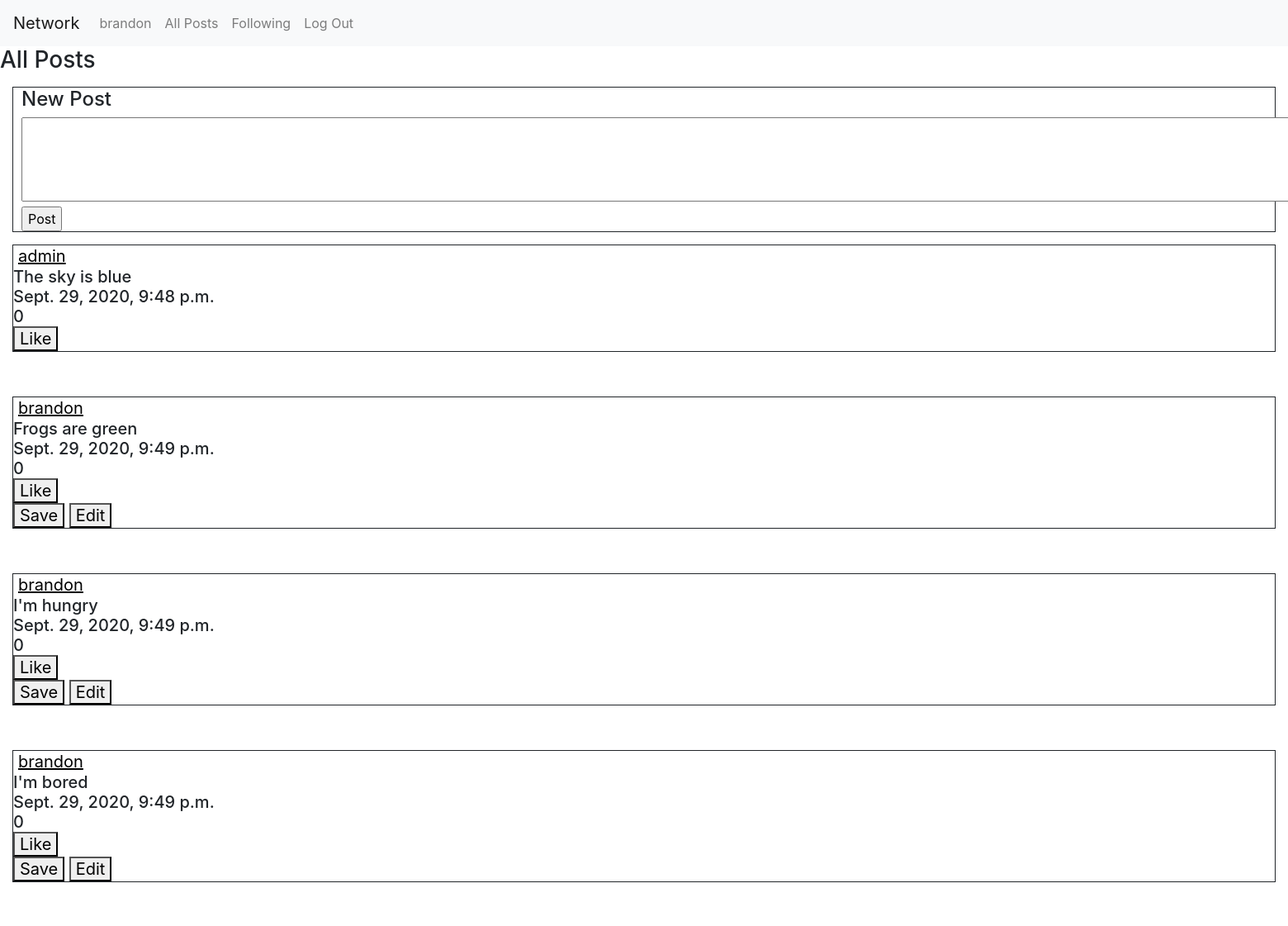
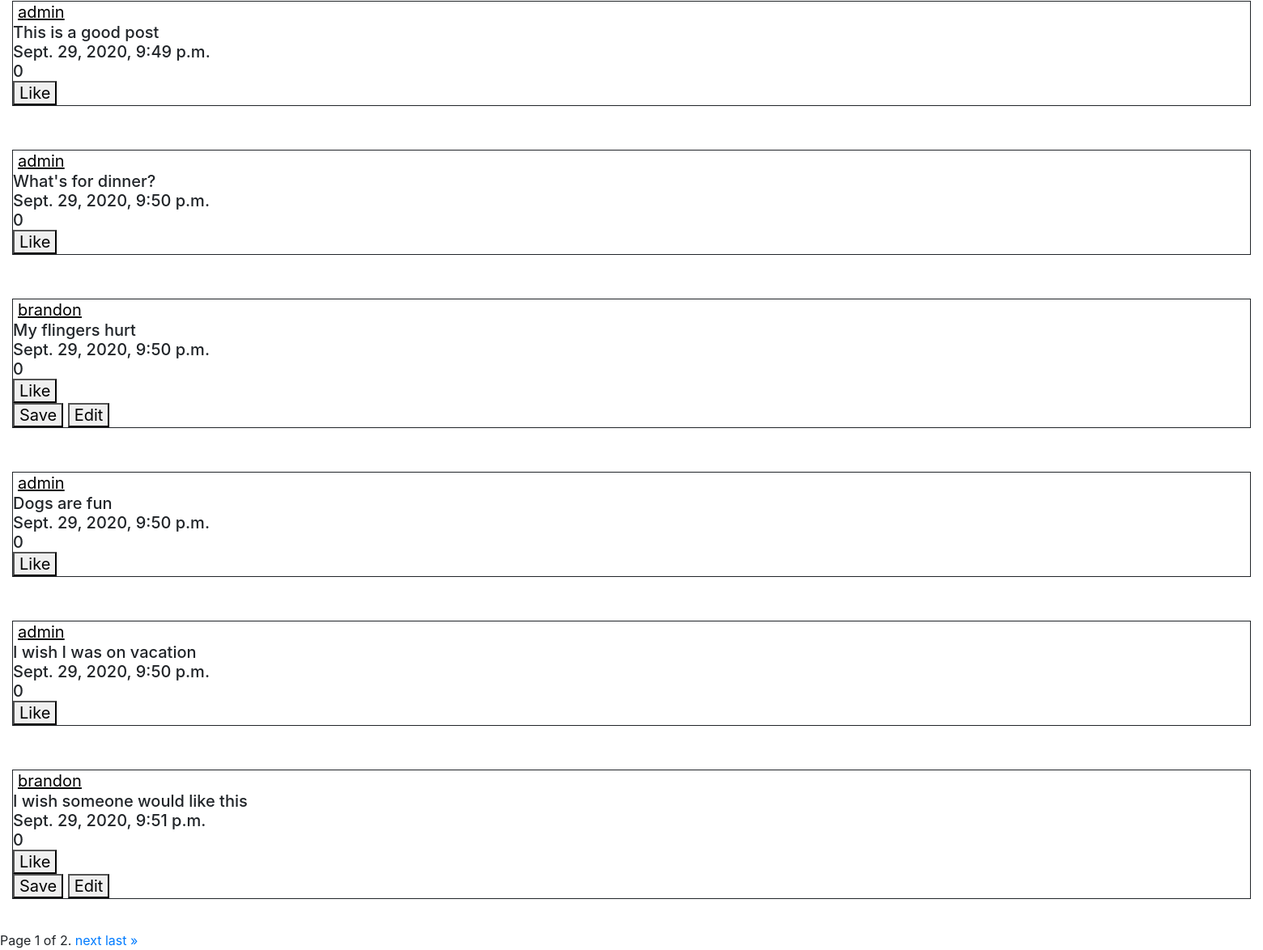
Screenshot of / (signed in) with the database file from the repository (2 pictures, top to bottom).
### network/models.py (models this page shows, shortened)
class User(AbstractUser):
    pass

class Post(models.Model):
    user = models.ForeignKey("User", on_delete=models.CASCADE, related_name="posts")
    content = models.TextField(blank=True)
    timestamp = models.DateTimeField(auto_now_add=True)
    likes = models.IntegerField()

### network/views.py (the view)
# urls.py: path("", views.index, name="index"),
def index(request):
    all_posts = Post.objects.all().reverse()
    paginator = Paginator(all_posts, 10)
    page_number = request.GET.get('page')
    page_obj = paginator.get_page(page_number)
    return render(request, "network/index.html", {
            "all_posts": all_posts,
            "page_obj": page_obj
        })

### network/templates/network/index.html (shortened to what this page needs)
{% extends "network/layout.html" %}
{% block body %}
<form action="{% url 'new_post' %}" method="post">
    <div id="all-posts-head">
        <h3>All Posts</h3>
        {% if user.is_authenticated %}
        <div style="border-style: solid;margin: 15px;border-width: thin;">
            <h4 style="margin-left: 10px;">New Post</h4>
                <textarea id="new_content" rows="4" cols="202" style="margin-left: 10px" name="post_content"></textarea>
                <input style="margin-left: 10px;" type="submit" value="Post">
            </div>
        </form>
        {% endif %}
        <form action="{% url 'profile' %}" method="GET">
        {% for item in page_obj %}
        <h5 style="border-style: solid;margin: 15px;border-width: thin;">
            <div>
                <input type="submit" name="user" value="{{ item.user }}" style="background:none; border-width:0px; color:black; text-decoration:underline;" />
            </div>
            <div id="post_{{ item.id }}"> {{ item.content }}</div>
            <div>{{ item.timestamp }}</div>
            <div id="numlikes_{{ item.id }}">{{ item.likes }} </div>
            <button type="button" id="{{ item.id }}" onclick='like_post(this.id)'>Like</button><br>
            {% if item.user == request.user %}
            <button type="button" id="save_edit">Save</button>
            <button type="button" id="edit_post_{{ item.id }}" onclick='document.getElementById("post_{{ item.id }}").innerHTML = "<textarea id=edited_content>{{ item.content }}</textarea>"'>Edit</button>
            {% endif %}
        </h5>
        <br>
        {% endfor %}
        </form>
<div class="pagination">
    <span class="step-links">
        <span class="current">
            Page {{ page_obj.number }} of {{ page_obj.paginator.num_pages }}.
        </span>
        {% if page_obj.has_next %}
            <a href="?page={{ page_obj.next_page_number }}">next</a>
            <a href="?page={{ page_obj.paginator.num_pages }}">last &raquo;</a>
        {% endif %}
    </span>
</div>
        </div>
{% endblock %}

### network/templates/network/layout.html (shortened to what this page needs)
{% load static %}
<!DOCTYPE html>
<html lang="en">
    <head>
        <link rel="stylesheet" href="https://stackpath.bootstrapcdn.com/bootstrap/4.4.1/css/bootstrap.min.css">
        <link href="{% static 'network/styles.css' %}" rel="stylesheet">
    </head>
    <body>
        <nav class="navbar navbar-expand-lg navbar-light bg-light">
            <a class="navbar-brand" href="#">Network</a>
            <div>
              <ul class="navbar-nav mr-auto">
                {% if user.is_authenticated %}
                    <li class="nav-item">
                        <form action="{% url 'profile' %}" method="GET">
                            <input class="nav-link"  style="background:none; border-width:0px" type="submit" name="user" value="{{ request.user }}" />
                        </form>
                    </li>
                {% endif %}
                <li class="nav-item">
                  <a class="nav-link" href="{% url 'index' %}" id="all-posts">All Posts</a>
                </li>
                {% if user.is_authenticated %}
                    <li class="nav-item">
                        <a class="nav-link" href="{% url 'following' %}"" id='following'>Following</a>
                    </li>
                    <li class="nav-item">
                        <a class="nav-link" href="{% url 'logout' %}">Log Out</a>
                    </li>
                {% endif %}
              </ul>
            </div>
          </nav>
        <div class="body">
            {% block body %}
            {% endblock %}
    </body>
</html>

### rows the page displays
User: user "brandon"
Post: user "admin", content "The sky is blue", timestamp "Sept. 29, 2020, 9:48 p.m.", likes "0"
Post: user "brandon", content "Frogs are green", timestamp "Sept. 29, 2020, 9:49 p.m.", likes "0"
Post: user "brandon", content "I'm hungry", timestamp "Sept. 29, 2020, 9:49 p.m.", likes "0"
Post: user "brandon", content "I'm bored", timestamp "Sept. 29, 2020, 9:49 p.m.", likes "0"
Post: user "admin", content "This is a good post", timestamp "Sept. 29, 2020, 9:49 p.m.", likes "0"
Post: user "admin", content "What's for dinner?", timestamp "Sept. 29, 2020, 9:50 p.m.", likes "0"
Post: user "brandon", content "My flingers hurt", timestamp "Sept. 29, 2020, 9:50 p.m.", likes "0"
Post: user "admin", content "Dogs are fun", timestamp "Sept. 29, 2020, 9:50 p.m.", likes "0"
Post: user "admin", content "I wish I was on vacation", timestamp "Sept. 29, 2020, 9:50 p.m.", likes "0"
Post: user "brandon", content "I wish someone would like this", timestamp "Sept. 29, 2020, 9:51 p.m.", likes "0"

### other values shown
{{ page_obj.number }} "1"
{{ page_obj.paginator.num_pages }} "2"
